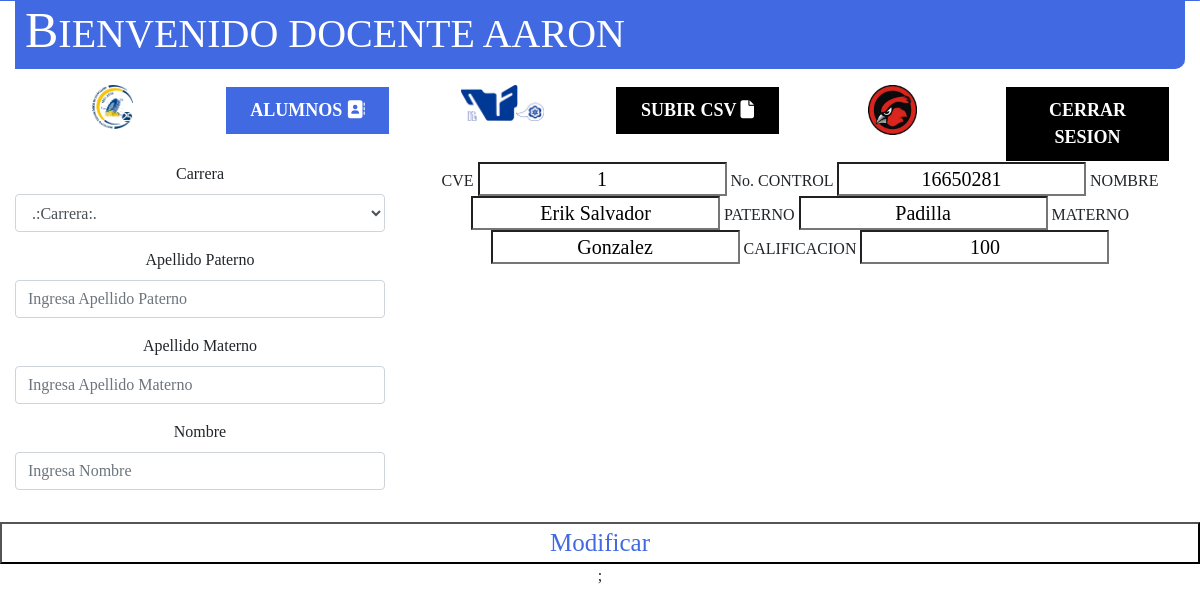
Page /Docente/modificarCalificacion.php?cve=1 (signed in) on the committed database.
### tables this page shows
CREATE TABLE `calificaciones` (
  `cve_cal` int(11) NOT NULL,
  `califi_cal` int(11) NOT NULL,
  `cve_alu` int(11) NOT NULL,
  `cve_usu` int(11) NOT NULL,
  `datetime_cal` datetime NOT NULL
);

CREATE TABLE `alumnos` (
  `cve_alu` int(11) NOT NULL,
  `nombre_alu` varchar(30) NOT NULL,
  `app_alu` varchar(30) NOT NULL,
  `apm_alu` varchar(30) NOT NULL
);

### Docente/modificarCalificacion.php (the view, shortened to what this page needs)
<?php
include_once "encabezado.php";
?>
<div>
	<center>
		<div class="col-sm-4">
                <table border="1" class="table table-hover">
                    <div class="form-group">
                        <label for="carrera_alu">Carrera</label>
                        <select name="carrera_alu" class="form-control">
                            <option>.:Carrera:.</option>
                        </select>
                    </div>
                    <div class="form-group">
                        <label for="app_alu">Apellido Paterno</label>
                        <input type="text" class="form-control" name="app_alu" placeholder="Ingresa Apellido Paterno" autocomplete="off" required>
                    </div>
                    <div class="form-group">
                        <label for="apm_alu">Apellido Materno</label>
                        <input type="text" class="form-control" name="apm_alu" placeholder="Ingresa Apellido Materno" autocomplete="off" required>
                    </div>
                    <div class="form-group">
                        <label for="nombre_alu">Nombre</label>
                        <input type="text" class="form-control" name="nombre_alu" placeholder="Ingresa Nombre" autocomplete="off" required>
                    </div>
                </table>
            </div>
			<?PHP
			if (isset($_GET['cve'])) {
				$consulta = "SELECT * from calificaciones join alumnos on alumnos.cve_alu = calificaciones.cve_alu join usuarios_cargos on usuarios_cargos.cve_usu=calificaciones.cve_usu join puestos on puestos.cve_pue = usuarios_cargos.cve_pue join personals on personals.cve_per = usuarios_cargos.cve_per join departamentos on departamentos.cve_dep = usuarios_cargos.cve_dep WHERE calificaciones.cve_cal=" . $_GET['cve'];
				$ejecuta = mysqli_query($mysqli, $consulta);
				$res = mysqli_fetch_assoc($ejecuta);
				echo '<form>
				<tr>
				<td id="cabeceraTabla">CVE</td>
				<td><input type="text" id="datosTablaInsertar" value="' . $res['cve_cal'] . '" readonly name="cve_cal" /></td>
					</tr>
				<tr>
				<td id="cabeceraTabla">No. CONTROL</td>
				<td><input type="text" id="datosTablaInsertar" value="' . $res['cve_alu'] . '" readonly name="cve_alu" /></td>
			</tr>
			<tr>
				<td id="cabeceraTabla">NOMBRE</td>
				<td><input type="text" id="datosTablaInsertar" value="' . $res['nombre_alu'] . '" readonly name="nombre_alu"/></td>
			</tr>
			<tr>
				<td id="cabeceraTabla">PATERNO</td>
				<td><input type="text" id="datosTablaInsertar"  value="' . $res['app_alu'] . '"  readonly name="app_alu"/></td>
			</tr>
			<tr>
				<td id="cabeceraTabla">MATERNO</td>
				<td><input type="text" id="datosTablaInsertar" value="' . $res['apm_alu'] . '" readonly name="apm_alu"/></td>
			</tr>
			<tr>
				<td id="cabeceraTabla">CALIFICACION</td>
				<td><input type="text" id="datosTablaInsertar" value="' . $res['califi_cal'] . '" name="califi_cal" /></td>
			</tr>
			';
			}
			?>
			<TR>
				<TD COLSPAN="6">
					<center>
						<input type="submit" value="Modificar" id="aceptar" name="guardar" />
					</center>
					</form>
		</table>;
	</center>
</div>
</body>
</html>

### css/estiloInicio.css (style rules this page uses)
* { margin: 0%; padding: 0%; list-style: none; text-decoration: none; font-family: "Times New Roman", Times, serif; box-sizing: border-box; }
[class*="col-"] { float: left; padding: 0%; }
#datosTablaInsertar { font-size: 20px; text-align: center; background: white; color:black; }
#aceptar { font-size: 25px; text-align: center; background: white; color:royalblue; width: 100%; height: 50%; }

### css/estilo.css (style rules this page uses)
body { margin-top: 0px; }

### rows in the picture
calificaciones: cve_cal "1", cve_alu "16650281", nombre_alu "Erik Salvador", app_alu "Padilla", apm_alu "Gonzalez", califi_cal "100"

### other values in the picture
$_SESSION["nombre_usu"] "AARON"
